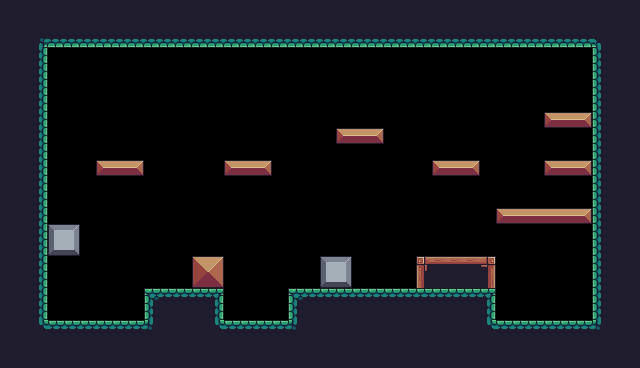

Tiled map render using the project's own tile images. Description and the whole map definition, tile-layer contents included, below:
An orthogonal 40x23 tile map with 16x16 px tiles, 1 tile layer (Tile Layer 1) and 17 objects (9x Platform).

<map version="1.10" tiledversion="1.10.2" orientation="orthogonal" renderorder="right-down" width="40" height="23" tilewidth="16" tileheight="16" infinite="0" nextlayerid="4" nextobjectid="91">
 <tileset firstgid="1" source="flame game.tsx" />
 <layer id="1" name="Tile Layer 1" width="40" height="23" opacity="0.94">
  <data encoding="csv">
200,200,200,200,200,200,200,200,200,200,200,200,200,200,200,200,200,200,200,200,200,200,200,200,200,200,200,200,200,200,200,200,200,200,200,200,200,200,200,200,
200,200,200,200,200,200,200,200,200,200,200,200,200,200,200,200,200,200,200,200,200,200,200,200,200,200,200,200,200,200,200,200,200,200,200,200,200,200,200,200,
200,200,180,222,222,222,222,222,222,222,222,222,222,222,222,222,222,222,222,222,222,222,222,222,222,222,222,222,222,222,222,222,222,222,222,222,222,181,200,200,
200,200,201,50,50,50,50,50,50,50,50,50,50,50,50,50,50,50,50,50,50,50,50,50,50,50,50,50,50,50,50,50,50,50,50,50,50,199,200,200,
200,200,201,50,50,50,50,0,50,50,50,50,50,50,50,50,50,50,50,50,50,50,50,50,50,50,50,50,50,50,50,50,50,50,50,50,50,199,200,200,
200,200,201,50,50,50,50,50,50,50,50,50,50,50,50,50,50,50,50,50,50,50,50,50,50,50,50,50,50,50,50,50,50,50,50,50,50,199,200,200,
200,200,201,50,50,50,50,50,50,50,50,50,50,50,50,50,50,50,50,50,50,50,50,50,50,50,50,50,50,50,50,50,50,50,50,50,50,199,200,200,
200,200,201,50,50,50,50,50,50,50,50,50,50,50,50,50,50,50,50,50,50,50,50,50,50,50,50,50,50,50,50,50,50,50,13,14,15,199,200,200,
200,200,201,50,50,50,50,50,50,50,50,50,50,50,50,50,50,50,50,50,50,13,14,15,50,50,50,50,50,50,50,50,50,50,50,50,50,199,200,200,
200,200,201,50,50,50,50,50,50,50,50,50,50,50,50,50,50,50,50,50,50,50,50,50,50,50,50,50,50,50,50,50,50,50,50,50,50,199,200,200,
200,200,201,50,50,50,13,14,15,50,50,50,50,50,13,14,15,50,50,50,50,50,50,50,50,50,50,13,14,15,50,50,50,50,13,14,15,199,200,200,
200,200,201,50,50,50,50,50,50,50,50,50,50,50,50,50,50,50,50,50,50,50,50,50,50,50,50,50,50,50,50,50,50,50,50,50,50,199,200,200,
200,200,201,50,50,50,50,50,50,50,50,50,50,50,50,50,50,50,50,50,50,50,50,50,50,50,50,50,50,50,50,50,50,50,50,50,50,199,200,200,
200,200,201,50,50,50,50,50,50,50,50,50,50,50,50,50,50,50,50,50,50,50,50,50,50,50,50,50,50,50,50,13,14,14,14,14,15,199,200,200,
200,200,201,124,125,50,50,50,50,50,50,50,50,50,50,50,50,50,50,50,50,50,50,50,50,50,50,50,50,50,50,50,50,50,50,50,50,199,200,200,
200,200,201,146,147,50,50,50,50,50,50,50,50,50,50,50,50,50,50,50,50,50,50,50,50,50,50,50,50,50,50,50,50,50,50,50,50,199,200,200,
200,200,201,50,50,50,50,50,50,50,50,50,36,37,50,50,50,50,50,50,124,125,50,50,50,50,89,90,90,90,91,50,50,50,50,50,50,199,200,200,
200,200,201,50,50,50,50,50,50,50,50,50,58,59,50,50,50,50,50,50,146,147,50,50,50,50,111,24,24,24,113,50,50,50,50,50,50,199,200,200,
200,200,201,50,50,50,50,50,50,177,178,178,178,179,50,50,50,50,177,178,178,178,178,178,178,178,178,178,178,178,179,50,50,50,50,50,50,199,200,200,
200,200,201,50,50,50,50,50,50,199,200,200,200,201,50,50,50,50,199,200,200,200,200,200,200,200,200,200,200,200,201,50,50,50,50,50,50,199,200,200,
200,200,202,178,178,178,178,178,178,203,200,200,200,202,178,178,178,178,203,200,200,200,200,200,200,200,200,200,200,200,202,178,178,178,178,178,178,203,200,200,
200,200,200,200,200,200,200,200,200,200,200,200,200,200,200,200,200,200,200,200,200,200,200,200,200,200,200,200,200,200,200,200,200,200,200,200,200,200,200,200,
200,200,200,200,200,200,200,200,200,200,200,200,200,200,200,200,200,200,200,200,200,200,200,200,200,200,200,200,200,200,200,200,200,200,200,200,200,200,200,200
</data>
 </layer>
 <objectgroup id="2" name="Collisions">
  <object id="2" x="32" y="32" width="16" height="304" />
  <object id="29" x="48" y="320" width="560" height="16" />
  <object id="32" x="592" y="32" width="16" height="288" />
  <object id="33" x="48" y="32" width="544" height="16" />
  <object id="34" type="Platform" x="96" y="160" width="48" height="16" />
  <object id="35" x="48" y="224" width="32" height="32" />
  <object id="36" x="144" y="288" width="80" height="32" />
  <object id="37" type="Platform" x="192" y="256" width="32" height="32" />
  <object id="38" x="320" y="256" width="32" height="32" />
  <object id="39" type="Platform" x="416" y="256" width="80" height="32" />
  <object id="40" x="288" y="288" width="208" height="32" />
  <object id="41" type="Platform" x="224" y="160" width="48" height="16" />
  <object id="42" type="Platform" x="336" y="128" width="48" height="16" />
  <object id="43" type="Platform" x="432" y="160" width="48" height="16" />
  <object id="44" type="Platform" x="544" y="112" width="48" height="16" />
  <object id="45" type="Platform" x="544" y="160" width="48" height="16" />
  <object id="52" type="Platform" x="496" y="208" width="96" height="16" />
 </objectgroup>
</map>
